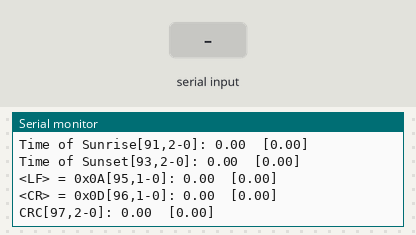
A sketch run on a simulated Arduino Mega 2560, built with avr-gcc and run on an emulated ATmega2560. On the bench: the last lines printed to the serial monitor. The inputs (shaded band) are chosen by the test bench.

Above: at 1.2 s.
1.3 s: "v" received over the second serial link
At 1.9 s:
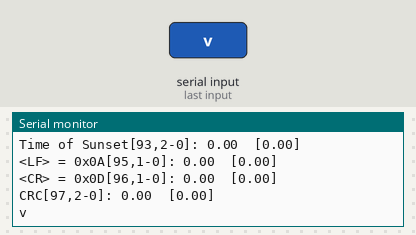
2.8 s: "B" received over the second serial link
At 2.96 s:
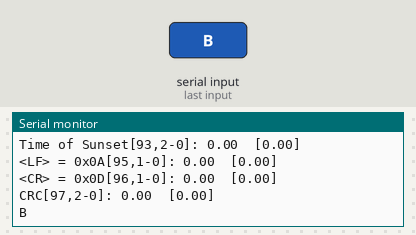

The sketch:

EstacionDavis.ino
```cpp
// ---------------------- Variables ----------------------
boolean loopRxMode = false;
char dataIn;
char dato[110];
byte datosE[99];
unsigned long TiempoSolicitud1 = 0;
unsigned long TiempoSolicitud2 = 0;
byte contDato = 0;
unsigned long wTimeOut1 = 0;
boolean debug = false;

// Variables decodificacion datos
byte tam;
byte Doff[45] = {0, 1, 2, 3, 4, 5, 7, 9, 11, 12, 14, 15, 16, 18, 25, 29, 33, 34, 41, 43, 44, 46, 48, 50, 52, 54, 56, 58, 60, 62, 66, 70, 71, 72, 74, 82, 86, 87, 89, 90, 91, 93, 95, 96, 97};
byte Dsize[45] = {1, 1, 1, 1, 1, 2, 2, 2, 1, 2, 1, 1, 2, 7, 4, 4, 1, 7, 2, 1, 2, 2, 2, 2, 2, 2, 2, 2, 2, 4, 4, 1, 1, 2, 8, 4, 1, 2, 1, 1, 2, 2, 1, 1, 2};
float Val[45];
float DFact[45];
String DUnits[45];
bool DSave[45];

// ------------------------------ Confuguraciones Iniciales ------------------------------
void setup() {
  Serial.begin(115200);
  Serial1.begin(19200);
}

// ------------------------------ Ciclo Inifinito ------------------------------
void loop() {

  // Verificamos datos enviados por Serial
  revisarSerial();

  // Si llega algun dato por serial de la consola Davis, se procesa
  if (Serial1.available()) {     // If anything comes in Serial1 (pins 0 & 1)

    if (loopRxMode) {
      capturarPaqueteTest();
    } else {
      capturarPaqueteLoop();
    }

  } // Fin datos recividos Davis

  // Solicitud Datos:
  if (TiempoSolicitud2 + 1000 < millis()) {
    TiempoSolicitud2 = millis();
    Serial.println();
    Serial.print("Contador: ");
    Serial.print(contDato);
    Serial.println(" Dato: ");
    int j = 0;
    for (int i = 0; i < contDato; i++) {
      // llenamos datos
      if (i > 2) {
        datosE[j] = byte(dato[i]);
        Serial.print(j);
        Serial.print(", ");
        Serial.print(datosE[j]);   // read it and send it out Serial (USB)
        Serial.print(", ");
        Serial.println(dato[i], DEC);
        j++;
      }
      //Serial.print(dato[i]);
    }
    // mostramos vector datos trama Loop
    for (int i = 0; i < j; i++) {
      // Se imprime info por consola
      Serial.print(datosE[i]);   // read it and send it out Serial (USB)
    }

    Serial.println();
    Serial.println("--------------------------------------------");

    // se procesan los datos
    procesarDatos();

    contDato = 0;

    if (debug)Serial.println(" C8 ");

    // Se solicita nuevo paquete
    Serial1.print(char(10));
    Serial1.print(char(10));
    delay(100);
    Serial1.println("LOOP 1");
  }

}

// ------------------------------ SubFunciones  ------------------------------
inline void revisarSerial() {
  if (Serial.available() > 1) {
    // Cambiamos modo de visualizacion
    dataIn = Serial.read();
    if (dataIn == 'v') {
      debug = !debug;
    } else {
      // Se reenvia cualquier dato que se envie por serial
      Serial1.write(dataIn);   // read it and send it out Serial1 (pins 0 & 1)
    }
  }
}

inline void capturarPaqueteTest() {

  if (debug)Serial.print(" C1 ");
  dataIn = Serial1.read();

  // el primer caracter del paquete es char(13) y el ultimo char(10)
  if (dataIn == char(13)) {
    Serial.println();
    Serial.println("Inicio paquete Detectado: ");
    delay(100); // esperamos que lleguen el resto de paquetes
    wTimeOut1 = millis() + 20000; // Se da un tiempo de 1 segundo de espera

    while (Serial1.available() && (wTimeOut1 > millis())) {
      if (debug)Serial.print(" C2 ");
      dataIn = Serial1.read();
      // verificamos que el caracter que llego no sea el de fin
      if (dataIn == char(10)) {
        loopRxMode = false;
        if (debug)Serial.print(" C3 ");
        break;
      }
      // guardamos cada dato que llego
      dato[contDato] = dataIn;
      contDato++;
      if (debug)Serial.print(" C4 ");
      delay(100);
    }
    // mostramos datos recogido:
    Serial.println();
    Serial.print("ConteoDatos: ");
    Serial.print(contDato);
    Serial.print(" Dato: ");
    for (int i = 0; i < contDato; i++) {
      Serial.print(dato[i]);
    }
    contDato = 0;
    Serial.println();
    if (debug)Serial.print(" C5 ");
  }

  // Solicitud Datos:
  //  if (TiempoSolicitud1 + 2000 < millis()) {
  //    TiempoSolicitud1 = millis();
  //    if(debug)Serial.println(" C7 ");
  //    Serial1.println("TEST");
  //    loopRxMode = true;
  //  }
}

inline void capturarPaqueteLoop() {
  if (debug)Serial.print(" C6 ");
  if (debug)Serial.println();
  if (debug)Serial.print("Datos: ");

  // Se lee dato serial
  dataIn = Serial1.read();
  // se almacena en vector
  dato[contDato] = dataIn;
  contDato++;

  // Se imprime info por consola
  if (debug)Serial.print(contDato);
  if (debug)Serial.print(", ");
  Serial.write(dataIn);   // read it and send it out Serial (USB)
  if (debug)Serial.print(", ");
  if (debug)Serial.print(dataIn, DEC);

}

int mix2bytes(byte pos) {
  return datosE[pos + 1] * 256 + datosE[pos];
}

inline void procesarDatos() {
  tam = 44;
  for (int i = 0; i <= tam; i++) {
    byte pos = Doff[i];
    switch (pos) {
      case 3:
        //"Bar Trend";
        Val[i] = signed(datosE[pos]);
        break;
      case 4:
        //"Packet Type";
        Val[i] = datosE[pos];
        break;
      case 5:
        //"Next Record";
        Val[i] = mix2bytes(pos);
        break;
      case 7:
        //"Barometer";
        Val[i] = mix2bytes(pos);
        break;
      case 9:
        //"Inside Temperature";
        Val[i] = mix2bytes(pos);
        break;
      case 11:
        //"Inside Humidity";
        Val[i] = datosE[pos];
        break;
      case 12:
        //"Outside Temperature";
        Val[i] = mix2bytes(pos);
        break;
      case 14:
        //"Wind Speed";
        Val[i] = datosE[pos];
        break;
      case 15:
        //"10 Min Avg Wind Speed";
        Val[i] = datosE[pos];
        break;
      case 16:
        //"Wind Direction";
        Val[i] = mix2bytes(pos);
        break;
      case 18:
        //"Extra Temperatures";
        Val[i] = datosE[pos]; //soporta hasta 7 temperaturas - no implementado
        break;
      case 25:
        //"Soil Temperatures";
        Val[i] = datosE[pos]; //soporta hasta 4 temperaturas - no implementado
        break;
      case 29:
        //"Leaf Temperatures";
        Val[i] = datosE[pos]; //soporta hasta 4 temperaturas - no implementado
        break;
      case 33:
        //"Outside Humidity";
        Val[i] = datosE[pos];
        break;
      case 34:
        //"Extra Humidties";
        Val[i] = datosE[pos]; //soporta hasta 7 humedades - no implementado
        break;
      case 41:
        //"Rain Rate";
        Val[i] = mix2bytes(pos);
        break;
      case 43:
        //"UV";
        Val[i] = datosE[pos];
        break;
      case 44:
        //"Solar Radiation";
        Val[i] = mix2bytes(pos);
        break;
      case 46:
        //"Storm Rain";
        Val[i] = mix2bytes(pos);
        break;
      case 48:
        //"Start Date of current Storm";
        // funcion fecha 2 bytes ->
        // Bit 15 to bit 12 is the month
        // bit 11 to bit 7 is the day
        // bit 6 to bit 0 is the year offseted by 2000.
        break;
      case 50:
        //"Day Rain";
        Val[i] = mix2bytes(pos);
        break;
      case 52:
        //"Month Rain";
        Val[i] = mix2bytes(pos);
        break;
      case 54:
        //"Year Rain";
        Val[i] = mix2bytes(pos);
        break;
      case 56:
        //"Day ET";
        Val[i] = mix2bytes(pos);
        break;
      case 58:
        //"Month ET";
        Val[i] = mix2bytes(pos);
        break;
      case 60:
        //"Year ET";
        Val[i] = mix2bytes(pos);
        break;
      case 62:
        //"Soil Moistures";
        Val[i] = datosE[pos]; //soporta hasta 4 - no implementado
        break;
      case 66:
        //"Leaf Wetnesses";
        Val[i] = datosE[pos]; //soporta hasta 4 - no implementado
        break;
      case 70:
        //"Inside Alarms";
        Val[i] = datosE[pos];
        break;
      case 71:
        //"Rain Alarms";
        Val[i] = datosE[pos];
        break;
      case 72:
        //"Outside Alarms ";
        Val[i] = mix2bytes(pos);
        break;
      case 74:
        //"Extra Temp/Hum Alarms";
        Val[i] = datosE[pos];  //soporta hasta 8 - no implementado
        break;
      case 82:
        //"Soil & Leaf Alarms";
        Val[i] = datosE[pos];  //soporta hasta 4 - no implementado
        break;
      case 86:
        //"Transmitter Battery Status";
        Val[i] = datosE[pos];
        break;
      case 87:
        //"Console Battery Voltage";
        Val[i] = mix2bytes(pos); // Voltage = ((Data * 300)/512)/100.0 - no implementado
        break;
      case 89:
        //"Forecast Icons";
        Val[i] = datosE[pos];
        break;
      case 90:
        //"Forecast Rule number";
        Val[i] = datosE[pos];
        break;
      case 91:
        //"Time of Sunrise";
        Val[i] = mix2bytes(pos); // The time is stored as hour * 100 + min.
        break;
      case 93:
        //"Time of Sunset";
        Val[i] = mix2bytes(pos); // The time is stored as hour * 100 + min.
        break;
      case 95:
        //"<LF> = 0x0A";
        Val[i] = datosE[pos];
        break;
      case 96:
        //"<CR> = 0x0D";
        Val[i] = datosE[pos];
        break;
      case 97:
        //"CRC";
        Val[i] = mix2bytes(pos); // CRC - Verificar!
        break;

      default:
        //"";
        break;
    }
  }


  //Mostramos los datos procesados
  for (int i = 0; i <= tam; i++) {
    Serial.println();
    Serial.print(DField(Doff[i]));
    Serial.print("[");
    Serial.print(Doff[i]);
    Serial.print(",");
    Serial.print(Dsize[i]);
    Serial.print("-");
    Serial.print(DSave[i]);
    Serial.print("]: ");
    Serial.print(Val[i]);
    Serial.print(" ");
    Serial.print(DUnits[i]);
    Serial.print(" [");
    Serial.print(DFact[i]);
    Serial.print("]");
  }
  Serial.println();
}

String DField(int pos) {
  switch (pos) {
    case 0:
      return "L";
      break;
    case 1:
      return "O";
      break;
    case 2:
      return "O";
      break;
    case 3:
      return "Bar Trend";
      break;
    case 4:
      return "Packet Type";
      break;
    case 5:
      return "Next Record";
      break;
    case 7:
      return "Barometer";
      break;
    case 9:
      return "Inside Temperature";
      break;
    case 11:
      return "Inside Humidity";
      break;
    case 12:
      return "Outside Temperature";
      break;
    case 14:
      return "Wind Speed";
      break;
    case 15:
      return "10 Min Avg Wind Speed";
      break;
    case 16:
      return "Wind Direction";
      break;
    case 18:
      return "Extra Temperatures";
      break;
    case 25:
      return "Soil Temperatures";
      break;
    case 29:
      return "Leaf Temperatures";
      break;
    case 33:
      return "Outside Humidity";
      break;
    case 34:
      return "Extra Humidties";
      break;
    case 41:
      return "Rain Rate";
      break;
    case 43:
      return "UV";
      break;
    case 44:
      return "Solar Radiation";
      break;
    case 46:
      return "Storm Rain";
      break;
    case 48:
      return "Start Date of current Storm";
      break;
    case 50:
      return "Day Rain";
      break;
    case 52:
      return "Month Rain";
      break;
    case 54:
      return "Year Rain";
      break;
    case 56:
      return "Day ET";
      break;
    case 58:
      return "Month ET";
      break;
    case 60:
      return "Year ET";
      break;
    case 62:
      return "Soil Moistures";
      break;
    case 66:
      return "Leaf Wetnesses";
      break;
    case 70:
      return "Inside Alarms";
      break;
    case 71:
      return "Rain Alarms";
      break;
    case 72:
      return "Outside Alarms ";
      break;
    case 74:
      return "Extra Temp/Hum Alarms";
      break;
    case 82:
      return "Soil & Leaf Alarms";
      break;
    case 86:
      return "Transmitter Battery Status";
      break;
    case 87:
      return "Console Battery Voltage";
      break;
    case 89:
      return "Forecast Icons";
      break;
    case 90:
      return "Forecast Rule number";
      break;
    case 91:
      return "Time of Sunrise";
      break;
    case 93:
      return "Time of Sunset";
      break;
    case 95:
      return "<LF> = 0x0A";
      break;
    case 96:
      return "<CR> = 0x0D";
      break;
    case 97:
      return "CRC";
      break;

    default:
      return "";
      break;
  }
}
```

Measured:
- after the input at 1.3 s, the serial monitor: prints a new line at once (image 1)
- after the input at 2.8 s, the serial monitor: prints a new line at once (image 2)
